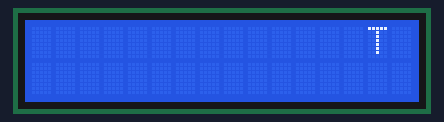
Simulated run of this sketch. Board: Arduino Uno, built with avr-gcc and run on an emulated ATmega328P. Shown: 16×2 character LCD.

Above: at 0.44 s.
At 1.95 s:
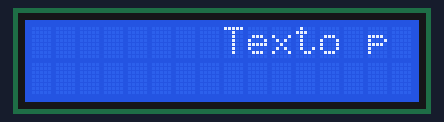
At 3.71 s:
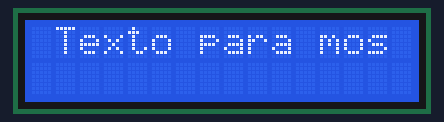
At 7.24 s:
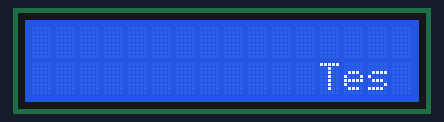
At 10.52 s:
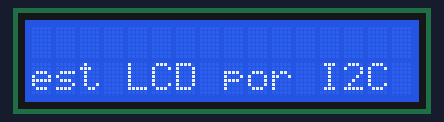
At 14.05 s:
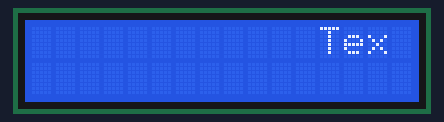

The sketch:

LCDI2C_Test.ino
```cpp
/*
  Autor: Edgar Cano
  Rev: 10/04/2024
*/
#include <Wire.h>
#include <LiquidCrystal_I2C.h>

char array1[]=" Texto para mostrar ...     ";
char array2[]="Test LCD por I2C              ";
int tim = 250;              // valor de retardo

LiquidCrystal_I2C lcd(0x27,16,2);

void setup(){
  lcd.init();
  lcd.backlight();
}

void loop() {
  lcd.setCursor(15,0);
  for (int positionCounter1 = 0; positionCounter1 < 26; positionCounter1++)  {
    lcd.scrollDisplayLeft();              // Desplaza el contenido de la pantalla una posición hacia la izquierda.
    lcd.print(array1[positionCounter1]);  // Imprime un mensaje en el LCD.
    delay(tim);
  }
  lcd.clear();
  lcd.setCursor(15,1);          // establecer el cursor en la columna 15, línea 1

  for (int positionCounter = 0; positionCounter < 26; positionCounter++)  {
    lcd.scrollDisplayLeft();    // Desplaza el contenido de la pantalla una posición hacia la izquierda.
    lcd.print(array2[positionCounter]);
    delay(tim);
  }
  lcd.clear();
}
```

Measured:
- by itself, everything shown: repeats every 13.1 s, in 52 steps
